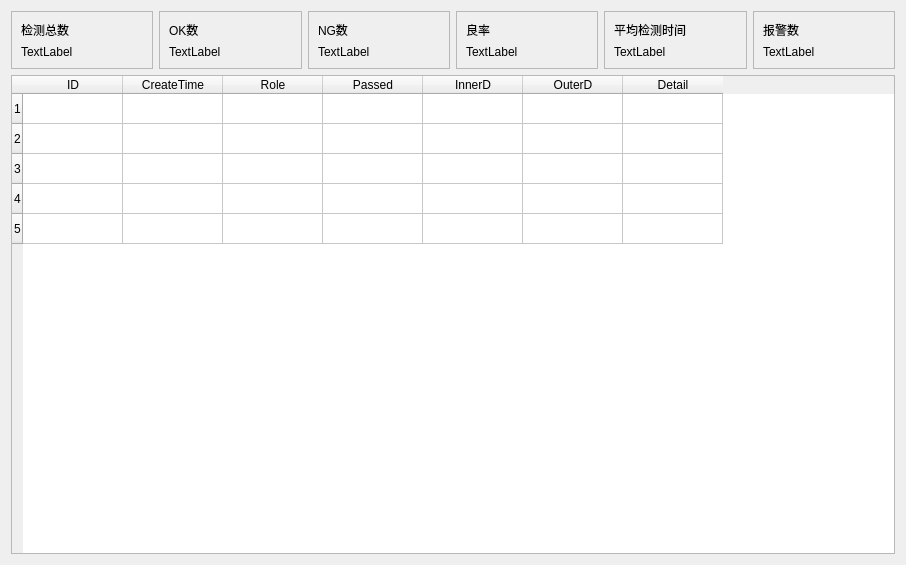
<?xml version="1.0" encoding="UTF-8"?>
<ui version="4.0">
 <class>Form_infoPage</class>
 <widget class="QWidget" name="Form_infoPage">
  <property name="geometry">
   <rect>
    <x>0</x>
    <y>0</y>
    <width>906</width>
    <height>565</height>
   </rect>
  </property>
  <property name="windowTitle">
   <string>Form</string>
  </property>
  <layout class="QVBoxLayout" name="verticalLayout_7">
   <item>
    <layout class="QHBoxLayout" name="horizontalLayout">
     <item>
      <widget class="QFrame" name="frame_total">
       <property name="frameShape">
        <enum>QFrame::Shape::StyledPanel</enum>
       </property>
       <property name="frameShadow">
        <enum>QFrame::Shadow::Raised</enum>
       </property>
       <layout class="QVBoxLayout" name="verticalLayout">
        <item>
         <widget class="QLabel" name="label_total">
          <property name="text">
           <string>检测总数</string>
          </property>
         </widget>
        </item>
        <item>
         <widget class="QLabel" name="labeltext_total">
          <property name="text">
           <string>TextLabel</string>
          </property>
         </widget>
        </item>
       </layout>
      </widget>
     </item>
     <item>
      <widget class="QFrame" name="frame_numOK">
       <property name="frameShape">
        <enum>QFrame::Shape::StyledPanel</enum>
       </property>
       <property name="frameShadow">
        <enum>QFrame::Shadow::Raised</enum>
       </property>
       <layout class="QVBoxLayout" name="verticalLayout_2">
        <item>
         <widget class="QLabel" name="label_numOK">
          <property name="text">
           <string>OK数</string>
          </property>
         </widget>
        </item>
        <item>
         <widget class="QLabel" name="labeltext_numOK">
          <property name="text">
           <string>TextLabel</string>
          </property>
         </widget>
        </item>
       </layout>
      </widget>
     </item>
     <item>
      <widget class="QFrame" name="frame_numNG">
       <property name="frameShape">
        <enum>QFrame::Shape::StyledPanel</enum>
       </property>
       <property name="frameShadow">
        <enum>QFrame::Shadow::Raised</enum>
       </property>
       <layout class="QVBoxLayout" name="verticalLayout_3">
        <item>
         <widget class="QLabel" name="label_numNG">
          <property name="text">
           <string>NG数</string>
          </property>
         </widget>
        </item>
        <item>
         <widget class="QLabel" name="labeltext_numNG">
          <property name="text">
           <string>TextLabel</string>
          </property>
         </widget>
        </item>
       </layout>
      </widget>
     </item>
     <item>
      <widget class="QFrame" name="frame_yield">
       <property name="frameShape">
        <enum>QFrame::Shape::StyledPanel</enum>
       </property>
       <property name="frameShadow">
        <enum>QFrame::Shadow::Raised</enum>
       </property>
       <layout class="QVBoxLayout" name="verticalLayout_4">
        <item>
         <widget class="QLabel" name="label_yield">
          <property name="text">
           <string>良率</string>
          </property>
         </widget>
        </item>
        <item>
         <widget class="QLabel" name="labeltext_yield">
          <property name="text">
           <string>TextLabel</string>
          </property>
         </widget>
        </item>
       </layout>
      </widget>
     </item>
     <item>
      <widget class="QFrame" name="frame_time">
       <property name="frameShape">
        <enum>QFrame::Shape::StyledPanel</enum>
       </property>
       <property name="frameShadow">
        <enum>QFrame::Shadow::Raised</enum>
       </property>
       <layout class="QVBoxLayout" name="verticalLayout_5">
        <item>
         <widget class="QLabel" name="label_time">
          <property name="text">
           <string>平均检测时间</string>
          </property>
         </widget>
        </item>
        <item>
         <widget class="QLabel" name="labeltext_time">
          <property name="text">
           <string>TextLabel</string>
          </property>
         </widget>
        </item>
       </layout>
      </widget>
     </item>
     <item>
      <widget class="QFrame" name="frame_numWarn">
       <property name="frameShape">
        <enum>QFrame::Shape::StyledPanel</enum>
       </property>
       <property name="frameShadow">
        <enum>QFrame::Shadow::Raised</enum>
       </property>
       <layout class="QVBoxLayout" name="verticalLayout_6">
        <item>
         <widget class="QLabel" name="label_numWarn">
          <property name="text">
           <string>报警数</string>
          </property>
         </widget>
        </item>
        <item>
         <widget class="QLabel" name="labeltext_numWarn">
          <property name="text">
           <string>TextLabel</string>
          </property>
         </widget>
        </item>
       </layout>
      </widget>
     </item>
    </layout>
   </item>
   <item>
    <widget class="QTableWidget" name="tableWidget">
     <row/>
     <row/>
     <row/>
     <row/>
     <row/>
     <column>
      <property name="text">
       <string>ID</string>
      </property>
     </column>
     <column>
      <property name="text">
       <string>CreateTime</string>
      </property>
     </column>
     <column>
      <property name="text">
       <string>Role</string>
      </property>
     </column>
     <column>
      <property name="text">
       <string>Passed</string>
      </property>
     </column>
     <column>
      <property name="text">
       <string>InnerD</string>
      </property>
     </column>
     <column>
      <property name="text">
       <string>OuterD</string>
      </property>
     </column>
     <column>
      <property name="text">
       <string>Detail</string>
      </property>
     </column>
    </widget>
   </item>
  </layout>
 </widget>
 <resources/>
 <connections/>
</ui>
